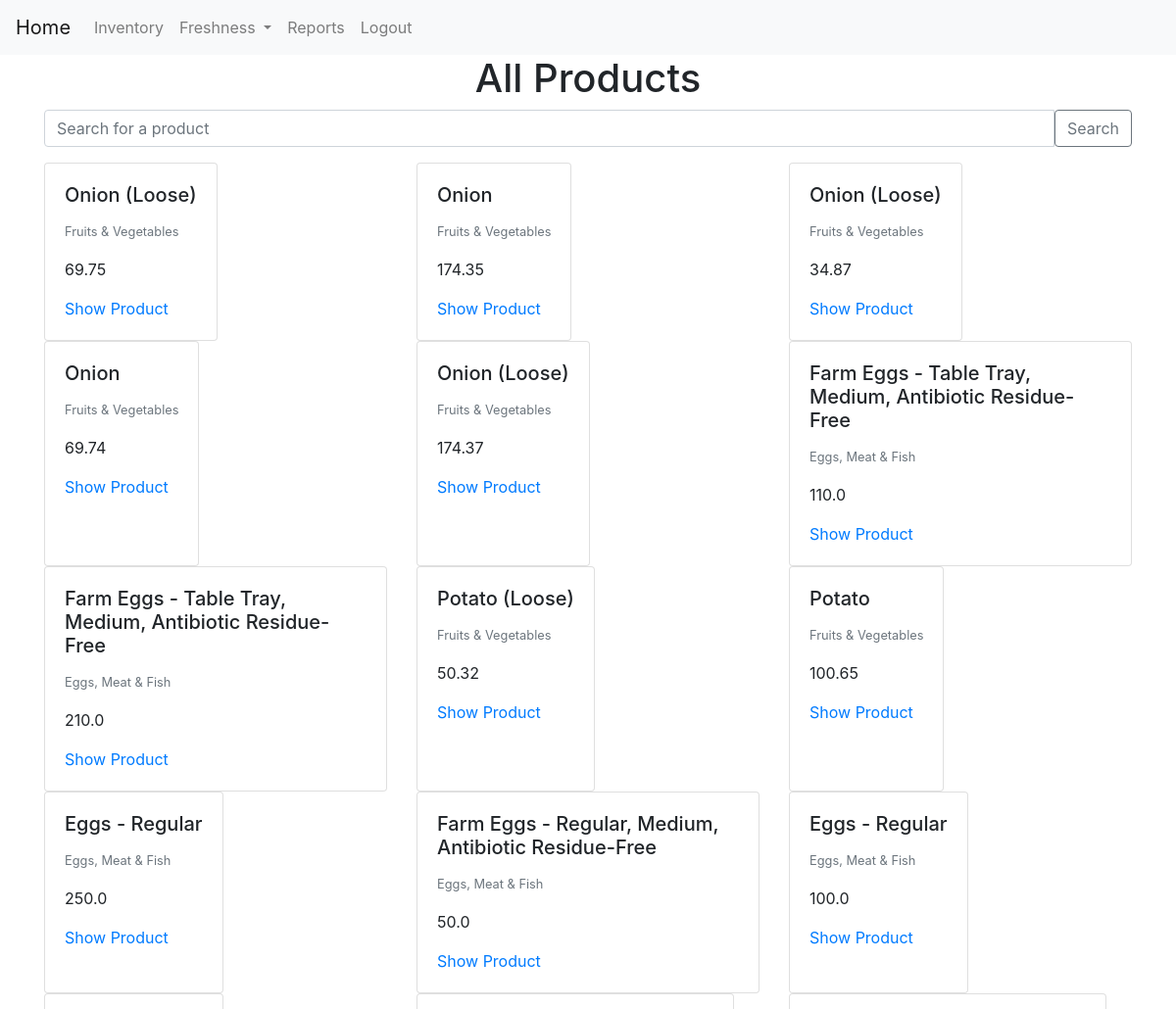
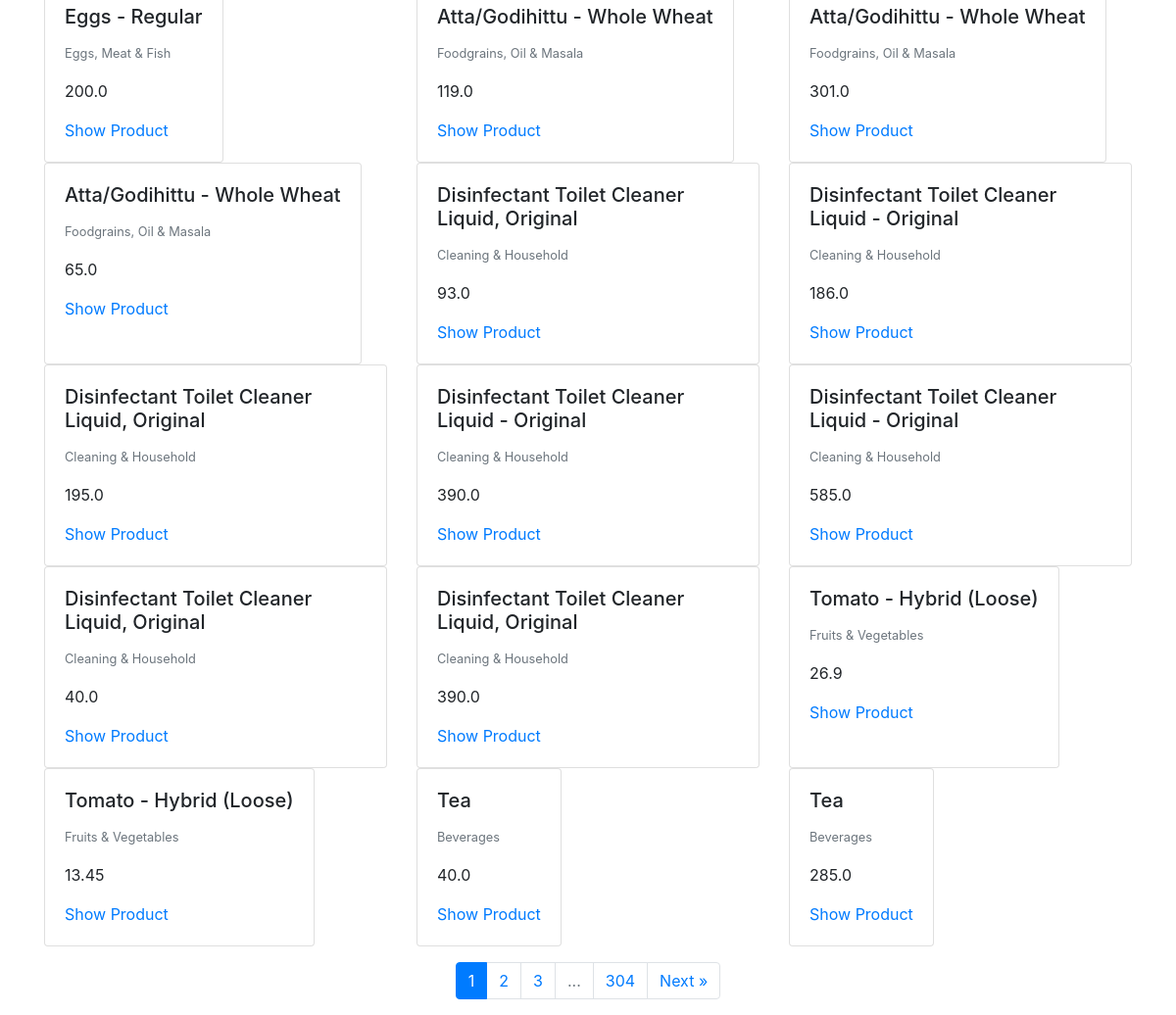
Screenshot of /inv/product_list/ (signed in) with the database file from the repository (2 pictures, top to bottom).
### Inventory/models.py (models this page shows, shortened)
class Product(models.Model):
    ProductName= models.CharField(max_length=100)
    Brand= models.CharField(max_length=100)
    Price = models.FloatField()
    DiscountPrice=models.FloatField()
    Image_Url= models.CharField(max_length=300)
    Category= models.CharField(max_length=100)
    Barcode = models.CharField(max_length=16)
    EAN = models.CharField(max_length=6)

### Inventory/views.py (the view)
    def wrap(request,*args,**kwargs):
        if not request.user.is_authenticated or not request.user.is_StoreManager:
            messages.error(request,"You can't access this page!")
            return redirect('home')
        return function(request, *args,**kwargs)

### Inventory/views.py (called while the page is built)
def storeManagerOnly(function):
    def wrap(request,*args,**kwargs):
        if not request.user.is_authenticated or not request.user.is_StoreManager:
            messages.error(request,"You can't access this page!")
            return redirect('home')
        return function(request, *args,**kwargs)
    wrap.__doc__ = function.__doc__
    wrap.__name__ = function.__name__
    return wrap

@login_required(login_url="/login/")
@storeManagerOnly
def product_list(request):
    product_list= Product.objects.all()
    query = request.GET.get("q")
    if query:
        product_list = product_list.filter(ProductName__icontains=query)
    paginator = Paginator(product_list,27)
    page = request.GET.get('page')
    products = paginator.get_page(page)
    Categories = list(Product.objects.order_by().values_list('Category',flat=True).distinct())
    return render(request,"product_list.html",{"products":products,"Categories":Categories,"query":query})

### Inventory/templates/product_list.html (shortened to what this page needs)
{%extends 'base.html'%}
{% block content %}
<div class="container">
  <div class="d-flex justify-content-center">
    <h1>All Products {{ q }}</h1>
  </div>
  <form method="GET">
    <div class="input-group mb-3">
      <input type="text" class="form-control" placeholder="Search for a product" name="q" value="{{request.GET.q}}">
      <button class="btn btn-outline-secondary" type="submit">Search</button>
    </div>
  </form>
  <div class="row">
    {% for product in products %}
    <div class="col-md-4 d-flex align-items-stretch">
      <div class="card md-4 h-150">
        <div class="card-body">
          <h5 class="card-title">{{ product.ProductName }}</h5>
          <p class="card-text"><small class="text-muted">{{ product.Category }}</small></p>
          <p class="card-text">{{ product.Price }}</p>
          <a href="{% url 'Inventory:show_product' product.id %}">Show Product</a><br>
        </div>
      </div>
    </div>
    {% endfor %}
  </div>
</div>
<div class="container-fluid mt-3">
  <nav aria-label="Page navigation">
    <ul class="pagination justify-content-center">
      {% for i in products.paginator.page_range %}
      {% if i > products.number|add:'-3' and i < products.number|add:'3' %}
      <li class="page-item{% if products.number == i %} active{% endif %}">
        <a class="page-link" href="?page={{ i }}{% if query%}&q={{query}}{%endif%}">{{ i }}</a>
      </li>
      {% endif %}
      {% endfor %}
      {% if products.number|add:'3' < products.paginator.num_pages %}
      <li class="page-item disabled">
        <span class="page-link">...</span>
      </li>
      <li class="page-item">
        <a class="page-link" href="?page={{ products.paginator.num_pages }}{% if query%}&q={{query}}{%endif%}">{{ products.paginator.num_pages }}</a>
      </li>
      {% endif %}
      {% if products.has_next %}
      <li class="page-item">
        <a class="page-link" href="?page={{ products.next_page_number }}{% if query %}&q={{query}}{%endif%}">Next &raquo;</a>
      </li>
      {% endif %}
    </ul>
  </nav>
</div>
{% endblock %}

### rows the page displays
Product: ProductName "Onion (Loose)", Category "Fruits & Vegetables", Price "69.75"
Product: ProductName "Onion", Category "Fruits & Vegetables", Price "174.35"
Product: ProductName "Onion (Loose)", Category "Fruits & Vegetables", Price "34.87"
Product: ProductName "Onion", Category "Fruits & Vegetables", Price "69.74"
Product: ProductName "Onion (Loose)", Category "Fruits & Vegetables", Price "174.37"
Product: ProductName "Farm Eggs - Table Tray, Medium, Antibiotic Residue-Free", Category "Eggs, Meat & Fish", Price "110.0"
Product: ProductName "Farm Eggs - Table Tray, Medium, Antibiotic Residue-Free", Category "Eggs, Meat & Fish", Price "210.0"
Product: ProductName "Potato (Loose)", Category "Fruits & Vegetables", Price "50.32"
Product: ProductName "Potato", Category "Fruits & Vegetables", Price "100.65"
Product: ProductName "Eggs - Regular", Category "Eggs, Meat & Fish", Price "250.0"
Product: ProductName "Farm Eggs - Regular, Medium, Antibiotic Residue-Free", Category "Eggs, Meat & Fish", Price "50.0"
Product: ProductName "Eggs - Regular", Category "Eggs, Meat & Fish", Price "100.0"
Product: ProductName "Eggs - Regular", Category "Eggs, Meat & Fish", Price "200.0"
Product: ProductName "Atta/Godihittu - Whole Wheat", Category "Foodgrains, Oil & Masala", Price "119.0"
Product: ProductName "Atta/Godihittu - Whole Wheat", Category "Foodgrains, Oil & Masala", Price "301.0"
Product: ProductName "Atta/Godihittu - Whole Wheat", Category "Foodgrains, Oil & Masala", Price "65.0"
Product: ProductName "Disinfectant Toilet Cleaner Liquid, Original", Category "Cleaning & Household", Price "93.0"
Product: ProductName "Disinfectant Toilet Cleaner Liquid - Original", Category "Cleaning & Household", Price "186.0"
Product: ProductName "Disinfectant Toilet Cleaner Liquid, Original", Category "Cleaning & Household", Price "195.0"
Product: ProductName "Disinfectant Toilet Cleaner Liquid - Original", Category "Cleaning & Household", Price "390.0"
Product: ProductName "Disinfectant Toilet Cleaner Liquid - Original", Category "Cleaning & Household", Price "585.0"
Product: ProductName "Disinfectant Toilet Cleaner Liquid, Original", Category "Cleaning & Household", Price "40.0"
Product: ProductName "Disinfectant Toilet Cleaner Liquid, Original", Category "Cleaning & Household", Price "390.0"
Product: ProductName "Tomato - Hybrid (Loose)", Category "Fruits & Vegetables", Price "26.9"
Product: ProductName "Tomato - Hybrid (Loose)", Category "Fruits & Vegetables", Price "13.45"
Product: ProductName "Tea", Category "Beverages", Price "40.0"
Product: ProductName "Tea", Category "Beverages", Price "285.0"

### other values shown
{{ i }} "1" "2" "3"
{{ products.paginator.num_pages }} "304"
